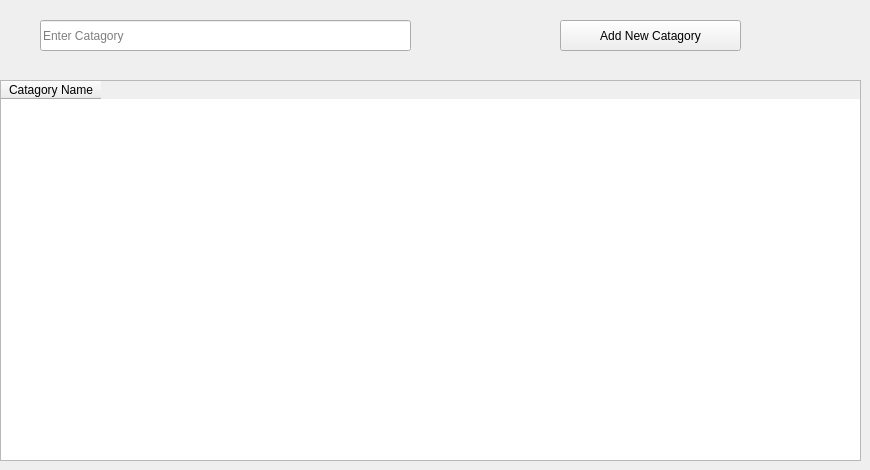
      <widget class="QWidget" name="tab_7">
       <attribute name="title">
        <string>Catagories</string>
       </attribute>
       <widget class="QTableWidget" name="tableWidget_catagories">
        <property name="geometry">
         <rect>
          <x>0</x>
          <y>80</y>
          <width>861</width>
          <height>381</height>
         </rect>
        </property>
        <column>
         <property name="text">
          <string>Catagory Name</string>
         </property>
        </column>
       </widget>
       <widget class="QPushButton" name="pushButton_add_new_catagory">
        <property name="geometry">
         <rect>
          <x>560</x>
          <y>20</y>
          <width>181</width>
          <height>31</height>
         </rect>
        </property>
        <property name="text">
         <string>Add New Catagory</string>
        </property>
       </widget>
       <widget class="QLineEdit" name="lineEdit_enter_catagory">
        <property name="geometry">
         <rect>
          <x>40</x>
          <y>20</y>
          <width>371</width>
          <height>31</height>
         </rect>
        </property>
        <property name="echoMode">
         <enum>QLineEdit::Normal</enum>
        </property>
        <property name="placeholderText">
         <string>Enter Catagory </string>
        </property>
       </widget>
       <zorder>pushButton_add_new_catagory</zorder>
       <zorder>lineEdit_enter_catagory</zorder>
       <zorder>tableWidget_catagories</zorder>
      </widget>
